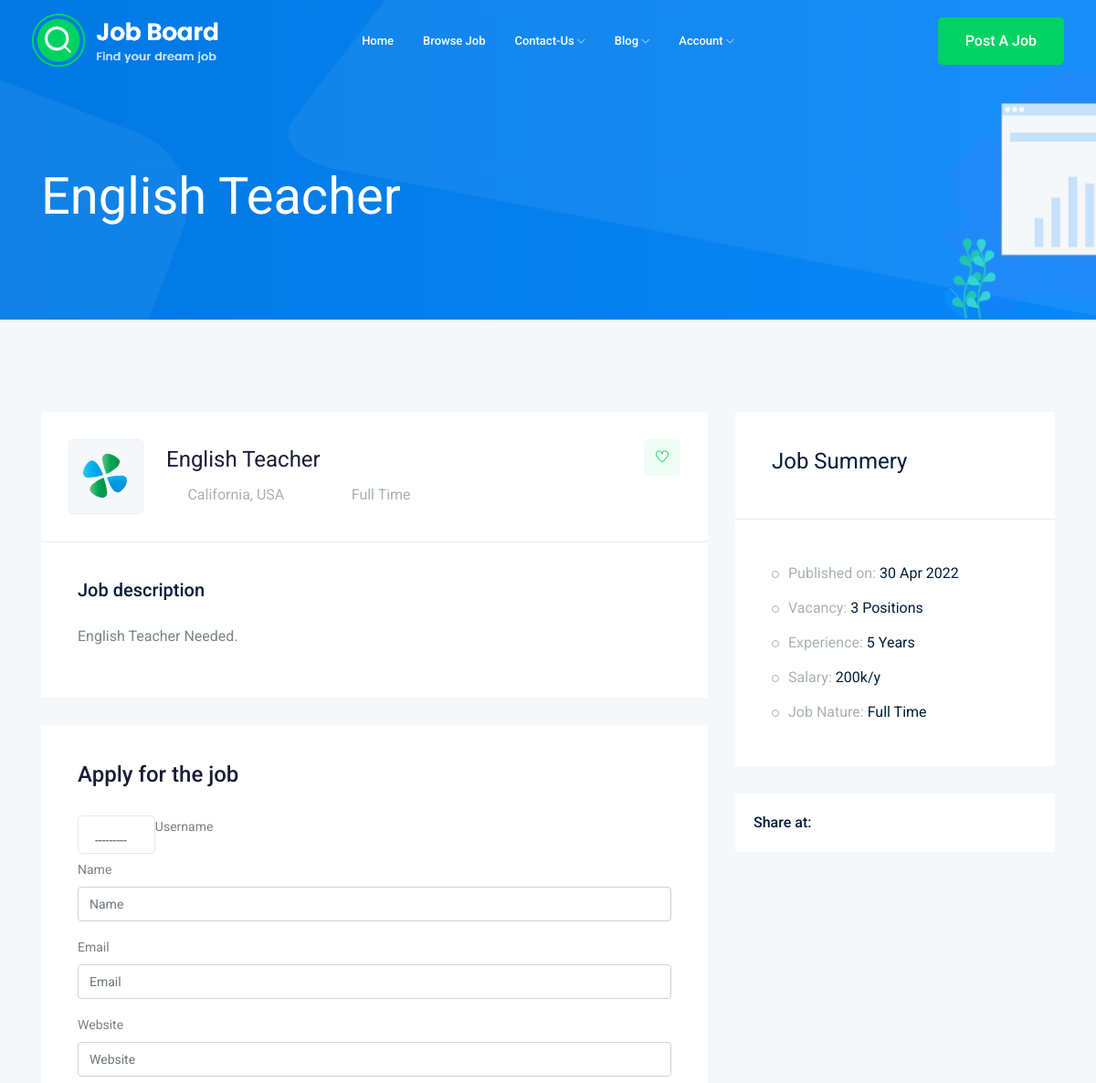
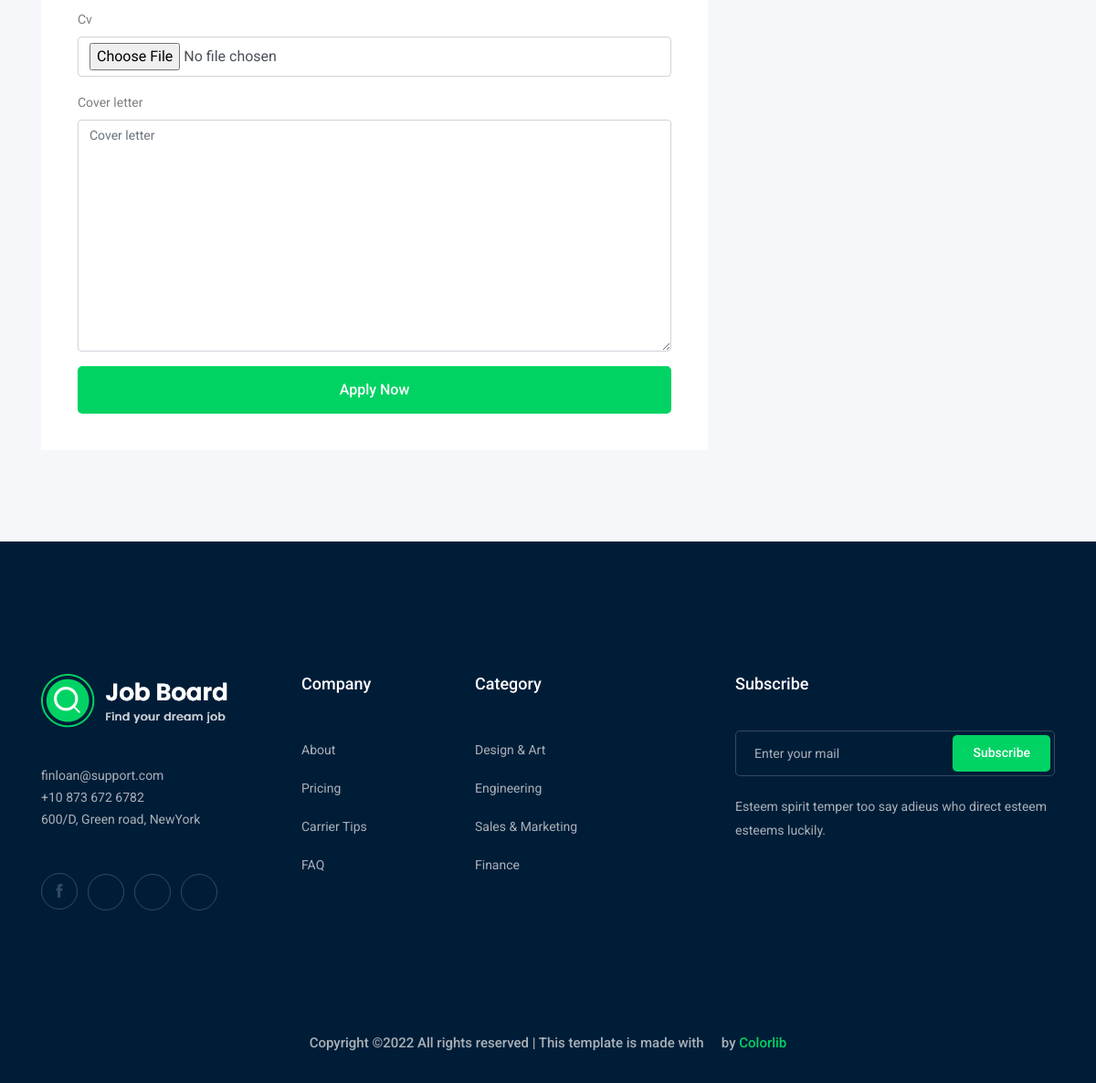
Page /jobs/english-teacher on the committed database (2 pictures, top to bottom).
### job/models.py (models this page shows, shortened)
class Job(models.Model):
    owner = models.ForeignKey(User, related_name='job_owner', on_delete=models.CASCADE)
    title = models.CharField(max_length=100)
    job_type = models.CharField(max_length=15, choices=JOB_TYPE)
    description = models.TextField(max_length=1000)
    published_at = models.DateTimeField(auto_now=True)
    vacancy = models.IntegerField(default=1)
    salary = models.IntegerField(default=0)
    experience = models.IntegerField(default=1)
    category = models.ForeignKey('Category', on_delete=models.CASCADE)
    image = models.ImageField(upload_to=image_upload)
    slug = models.SlugField(blank=True, null=True)
    def __str__(self):
        return self.title

### job/views.py (the view)
# urls.py: path('<str:slug>', views.job_details, name='job_details'),
def job_details(request, slug):
    job_details = Job.objects.get(slug=slug)
    if request.method == 'POST':
        form = ApplyForm(request.POST, request.FILES)
        if form. is_valid():
            my_form = form.save(commit=False)
            my_form.job = job_details
            my_form.username = request.user
            my_form.save()
            return redirect(reverse('jobs:job_list'))
    else:
        form = ApplyForm
    context = {'job': job_details, 'form': form}
    return render(request, 'job/job_details.html', context)

### job/templates/job/job_details.html (shortened to what this page needs)
{% extends 'base.html' %}
{% load bootstrap4 %}
{% block body %}
    <div class="bradcam_area bradcam_bg_1">
        <div class="container">
            <div class="row">
                <div class="col-xl-12">
                    <div class="bradcam_text">
                        <h3>{{ job }}</h3>
                    </div>
                </div>
            </div>
        </div>
    </div>
    <div class="job_details_area">
        <div class="container">
            <div class="row">
                <div class="col-lg-8">
                    <div class="job_details_header">
                        <div class="single_jobs white-bg d-flex justify-content-between">
                            <div class="jobs_left d-flex align-items-center">
                                <div class="thumb">
                                    <img src="img/svg_icon/1.svg" alt="">
                                </div>
                                <div class="jobs_conetent">
                                    <a href="#"><h4>{{ job }}</h4></a>
                                    <div class="links_locat d-flex align-items-center">
                                        <div class="location">
                                            <p> <i class="fa fa-map-marker"></i> California, USA</p>
                                        </div>
                                        <div class="location">
                                            <p> <i class="fa fa-clock-o"></i> {{ job.job_type }}</p>
                                        </div>
                                    </div>
                                </div>
                            </div>
                            <div class="jobs_right">
                                <div class="apply_now">
                                    <a class="heart_mark" href="#"> <i class="ti-heart"></i> </a>
                                </div>
                            </div>
                        </div>
                    </div>
                    <div class="descript_wrap white-bg">
                        <div class="single_wrap">
                            <h4>Job description</h4>
                            <p>{{ job.description }}.</p>
                        </div>
                    </div>
                    <div class="apply_job_form white-bg">
                        <h4>Apply for the job</h4>
                        <form method="post" enctype="multipart/form-data">
                        {% bootstrap_form form %}
                        <button class="boxed-btn3 w-100" type="submit">Apply Now</button>
                        </form>
                    </div>
                </div>
                <div class="col-lg-4">
                    <div class="job_sumary">
                        <div class="summery_header">
                            <h3>Job Summery</h3>
                        </div>
                        <div class="job_content">
                            <ul>
                                <li>Published on: <span>{{ job.published_at|date:'d M o' }}</span></li>
                                {% if job.vacancy <= 1 %}
                                    <li>Vacancy: <span>{{ job.vacancy }} Position</span></li>
                                {% else %}
                                    <li>Vacancy: <span>{{ job.vacancy }} Positions</span></li>
                                {% endif %}
                                {% if job.experience <= 1 %}
                                    <li>Vacancy: <span>{{ job.experience }} Year</span></li>
                                {% else %}
                                    <li>Experience: <span> {{ job.experience }} Years</span></li>
                                {% endif %}
                                <li>Salary: <span>{{ job.salary }}k/y</span></li>
                                <li>Job Nature: <span> {{ job.job_type }}</span></li>
                            </ul>
                        </div>
                    </div>
                    <div class="share_wrap d-flex">
                        <span>Share at:</span>
                        <ul>
                            <li><a href="#"> <i class="fa fa-facebook"></i></a> </li>
                            <li><a href="#"> <i class="fa fa-google-plus"></i></a> </li>
                            <li><a href="#"> <i class="fa fa-twitter"></i></a> </li>
                            <li><a href="#"> <i class="fa fa-envelope"></i></a> </li>
                        </ul>
                    </div>
                    <div class="job_location_wrap">
                        <div class="job_lok_inner">
                            <div id="map" style="height: 200px;"></div>
                          </div>
                    </div>
                </div>
            </div>
        </div>
    </div>
{% endblock body %}

### rows in the picture
Job: title "English Teacher", job_type "Full Time", description "English Teacher Needed", published_at "30 Apr 2022", vacancy "3", experience "5", salary "200"
